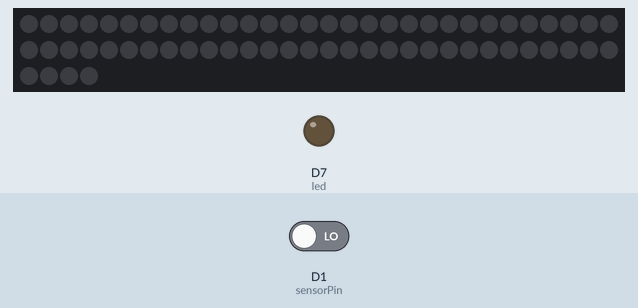
The sketch below on a simulated Particle Photon. On the bench: 64 RGB LEDs in strip order, left to right, continuing on the next row, output pins drawn as LEDs (lit = HIGH). Inputs (shaded band) come from the test bench; at power-on: D1 (sensorPin) LOW. Dim RGB values are drawn brighter than linear.

Above: at 1.2 s.
1.3 s: D1 (sensorPin) driven HIGH
At 1.8 s:
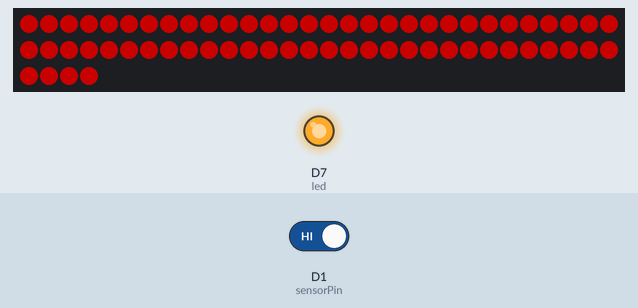
2.8 s: D1 (sensorPin) driven LOW
At 4.1 s:
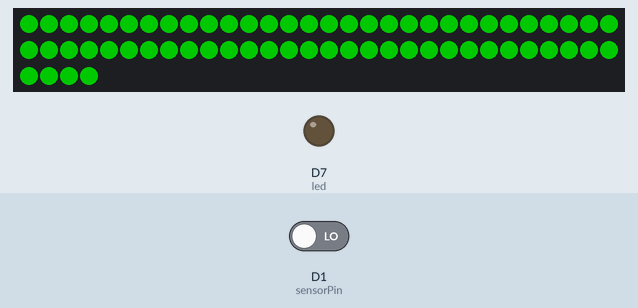
Timing chart, 0 to 5.8 s (numbered marks = the images above; inputs shaded):
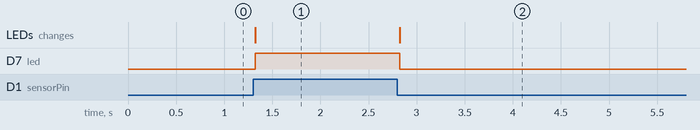

The sketch:

bathroombot.ino
```cpp
// This #include statement was automatically added by the Particle IDE.
#include "neopixel/neopixel.h"

#define PIXEL_PIN D2
#define PIXEL_COUNT 64
#define PIXEL_TYPE WS2812B

int sensorPin = D1;
int led = D7;
bool messageSent = false;

Adafruit_NeoPixel strip = Adafruit_NeoPixel(PIXEL_COUNT, PIXEL_PIN, PIXEL_TYPE);

void setup() {
  strip.begin();
  strip.show(); // Initialize all pixels to 'off'
  pinMode(sensorPin, INPUT_PULLDOWN);
  pinMode(led, OUTPUT);
}

void loop()
{
  if (digitalRead(sensorPin) == HIGH && messageSent == false)
  {
    Particle.publish("doorStatus", "not available", PRIVATE);
    doorClosed();
    digitalWrite(led, digitalRead(sensorPin));
    messageSent = true;
  }
  if (digitalRead(sensorPin) == LOW && messageSent == true)
  {
      Particle.publish("doorStatus", "available", PRIVATE);
      doorOpen();
      digitalWrite(led, digitalRead(sensorPin));
      messageSent = false;
  }
}

void doorOpen() {
    strip.setPixelColor(0, 0, 255, 0);
    strip.setPixelColor(1, 0, 255, 0);
    strip.setPixelColor(2, 0, 255, 0);
    strip.setPixelColor(3, 0, 255, 0);
    strip.setPixelColor(4, 0, 255, 0);
    strip.setPixelColor(5, 0, 255, 0);
    strip.setPixelColor(6, 0, 255, 0);
    strip.setPixelColor(7, 0, 255, 0);
    strip.setPixelColor(8, 0, 255, 0);
    strip.setPixelColor(9, 0, 255, 0);
    strip.setPixelColor(10, 0, 255, 0);
    strip.setPixelColor(11, 0, 255, 0);
    strip.setPixelColor(12, 0, 255, 0);
    strip.setPixelColor(13, 0, 255, 0);
    strip.setPixelColor(14, 0, 255, 0);
    strip.setPixelColor(15, 0, 255, 0);
    strip.setPixelColor(16, 0, 255, 0);
    strip.setPixelColor(17, 0, 255, 0);
    strip.setPixelColor(18, 0, 255, 0);
    strip.setPixelColor(19, 0, 255, 0);
    strip.setPixelColor(20, 0, 255, 0);
    strip.setPixelColor(21, 0, 255, 0);
    strip.setPixelColor(22, 0, 255, 0);
    strip.setPixelColor(23, 0, 255, 0);
    strip.setPixelColor(24, 0, 255, 0);
    strip.setPixelColor(25, 0, 255, 0);
    strip.setPixelColor(26, 0, 255, 0);
    strip.setPixelColor(27, 0, 255, 0);
    strip.setPixelColor(28, 0, 255, 0);
    strip.setPixelColor(29, 0, 255, 0);
    strip.setPixelColor(30, 0, 255, 0);
    strip.setPixelColor(31, 0, 255, 0);
    strip.setPixelColor(32, 0, 255, 0);
    strip.setPixelColor(33, 0, 255, 0);
    strip.setPixelColor(34, 0, 255, 0);
    strip.setPixelColor(35, 0, 255, 0);
    strip.setPixelColor(36, 0, 255, 0);
    strip.setPixelColor(37, 0, 255, 0);
    strip.setPixelColor(38, 0, 255, 0);
    strip.setPixelColor(39, 0, 255, 0);
    strip.setPixelColor(40, 0, 255, 0);
    strip.setPixelColor(41, 0, 255, 0);
    strip.setPixelColor(42, 0, 255, 0);
    strip.setPixelColor(43, 0, 255, 0);
    strip.setPixelColor(44, 0, 255, 0);
    strip.setPixelColor(45, 0, 255, 0);
    strip.setPixelColor(46, 0, 255, 0);
    strip.setPixelColor(47, 0, 255, 0);
    strip.setPixelColor(48, 0, 255, 0);
    strip.setPixelColor(49, 0, 255, 0);
    strip.setPixelColor(50, 0, 255, 0);
    strip.setPixelColor(51, 0, 255, 0);
    strip.setPixelColor(52, 0, 255, 0);
    strip.setPixelColor(53, 0, 255, 0);
    strip.setPixelColor(54, 0, 255, 0);
    strip.setPixelColor(55, 0, 255, 0);
    strip.setPixelColor(56, 0, 255, 0);
    strip.setPixelColor(57, 0, 255, 0);
    strip.setPixelColor(58, 0, 255, 0);
    strip.setPixelColor(59, 0, 255, 0);
    strip.setPixelColor(60, 0, 255, 0);
    strip.setPixelColor(61, 0, 255, 0);
    strip.setPixelColor(62, 0, 255, 0);
    strip.setPixelColor(63, 0, 255, 0);
    strip.setBrightness(100);
    strip.show();
}

void doorClosed() {
    strip.setPixelColor(0, 255, 0, 0);
    strip.setPixelColor(1, 255, 0, 0);
    strip.setPixelColor(2, 255, 0, 0);
    strip.setPixelColor(3, 255, 0, 0);
    strip.setPixelColor(4, 255, 0, 0);
    strip.setPixelColor(5, 255, 0, 0);
    strip.setPixelColor(6, 255, 0, 0);
    strip.setPixelColor(7, 255, 0, 0);
    strip.setPixelColor(8, 255, 0, 0);
    strip.setPixelColor(9, 255, 0, 0);
    strip.setPixelColor(10, 255, 0, 0);
    strip.setPixelColor(11, 255, 0, 0);
    strip.setPixelColor(12, 255, 0, 0);
    strip.setPixelColor(13, 255, 0, 0);
    strip.setPixelColor(14, 255, 0, 0);
    strip.setPixelColor(15, 255, 0, 0);
    strip.setPixelColor(16, 255, 0, 0);
    strip.setPixelColor(17, 255, 0, 0);
    strip.setPixelColor(18, 255, 0, 0);
    strip.setPixelColor(19, 255, 0, 0);
    strip.setPixelColor(20, 255, 0, 0);
    strip.setPixelColor(21, 255, 0, 0);
    strip.setPixelColor(22, 255, 0, 0);
    strip.setPixelColor(23, 255, 0, 0);
    strip.setPixelColor(24, 255, 0, 0);
    strip.setPixelColor(25, 255, 0, 0);
    strip.setPixelColor(26, 255, 0, 0);
    strip.setPixelColor(27, 255, 0, 0);
    strip.setPixelColor(28, 255, 0, 0);
    strip.setPixelColor(29, 255, 0, 0);
    strip.setPixelColor(30, 255, 0, 0);
    strip.setPixelColor(31, 255, 0, 0);
    strip.setPixelColor(32, 255, 0, 0);
    strip.setPixelColor(33, 255, 0, 0);
    strip.setPixelColor(34, 255, 0, 0);
    strip.setPixelColor(35, 255, 0, 0);
    strip.setPixelColor(36, 255, 0, 0);
    strip.setPixelColor(37, 255, 0, 0);
    strip.setPixelColor(38, 255, 0, 0);
    strip.setPixelColor(39, 255, 0, 0);
    strip.setPixelColor(40, 255, 0, 0);
    strip.setPixelColor(41, 255, 0, 0);
    strip.setPixelColor(42, 255, 0, 0);
    strip.setPixelColor(43, 255, 0, 0);
    strip.setPixelColor(44, 255, 0, 0);
    strip.setPixelColor(45, 255, 0, 0);
    strip.setPixelColor(46, 255, 0, 0);
    strip.setPixelColor(47, 255, 0, 0);
    strip.setPixelColor(48, 255, 0, 0);
    strip.setPixelColor(49, 255, 0, 0);
    strip.setPixelColor(50, 255, 0, 0);
    strip.setPixelColor(51, 255, 0, 0);
    strip.setPixelColor(52, 255, 0, 0);
    strip.setPixelColor(53, 255, 0, 0);
    strip.setPixelColor(54, 255, 0, 0);
    strip.setPixelColor(55, 255, 0, 0);
    strip.setPixelColor(56, 255, 0, 0);
    strip.setPixelColor(57, 255, 0, 0);
    strip.setPixelColor(58, 255, 0, 0);
    strip.setPixelColor(59, 255, 0, 0);
    strip.setPixelColor(60, 255, 0, 0);
    strip.setPixelColor(61, 255, 0, 0);
    strip.setPixelColor(62, 255, 0, 0);
    strip.setPixelColor(63, 255, 0, 0);
    strip.setBrightness(100);
    strip.show();
}
```

Measured:
- after the input at 1.3 s, D7 (led): LOW → HIGH at once; the LEDs: change at once (image 1)
- after the input at 2.8 s, D7 (led): HIGH → LOW at once; the LEDs: change at once (image 2)
